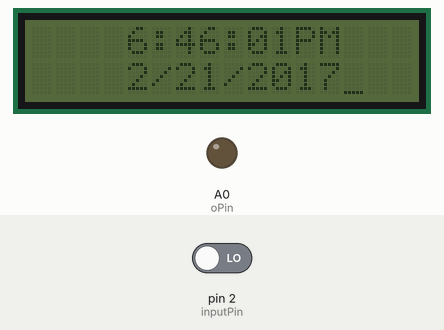
Recording of a sketch running on a simulated Arduino Uno, built with avr-gcc and run on an emulated ATmega328P. On the bench: 16×2 character LCD, output pins drawn as LEDs (lit = HIGH). The test bench sets the inputs (shaded band); at power-on: pin 2 (inputPin) LOW.

Above: at 5.6 s.
5.7 s: pin 2 (inputPin) driven HIGH
At 6.7 s:
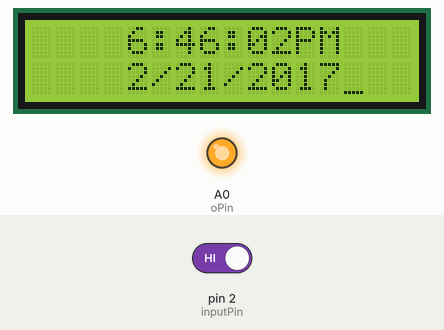
10.3 s: pin 2 (inputPin) driven LOW
At 11.7 s:
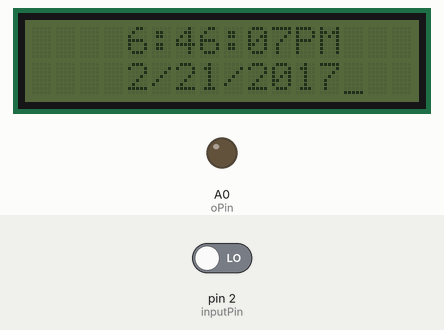
13.5 s: pin 2 (inputPin) driven HIGH
At 14.7 s:
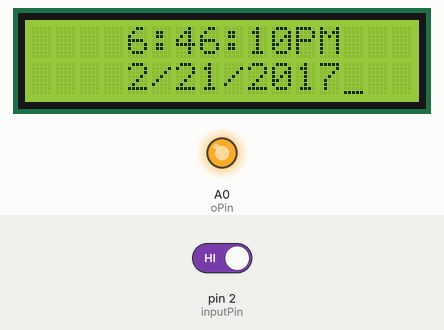
Timing chart, 0 to 16.5 s (numbered marks = the images above; inputs shaded):
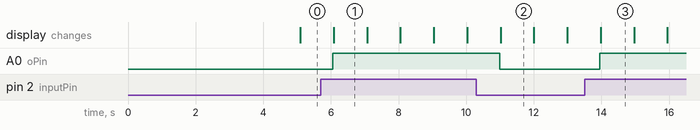

The sketch:

DClockPIR_CAM.ino
```cpp
#include <Wire.h>
#include <LiquidCrystal_I2C.h>

LiquidCrystal_I2C lcd(0x27, 16, 2);
int inputPin = 2;
int pirState = LOW;
int val = 0;
int oPin = A0;
void setup()
{
  pinMode(oPin,OUTPUT);
	lcd.begin();
        lcd.noBacklight();
}

void loop()
{
	bool blinking = true;
	lcd.cursor();
        int m=6,h=6,o=4,t=0,i=0,yy=2017,d=21,mo=2,p,s=0,st=0,q=0;
        char c='P',ht=' ';
delay(5000);
	while (1) {
                val = digitalRead(inputPin);
	              if(val == HIGH){lcd.backlight();digitalWrite(oPin,val);}
                if(val == LOW){lcd.noBacklight();digitalWrite(oPin,val);}
                if(s==9){st++;s=-1;}
                if(m==9){q++;if(q==60){m=-1;o++;q=0;}}
                if(o==6){h++;o=0;}
                if(h==3){if(ht=='1'){ht=' ';h=1;}}
                if(h==10){ht='1';h=0;}
                if(ht=='1'){i++;if(i==7200){
                if(t==0){c='A'; d++; t=1;}
                else{c='P';t=0;}i=0;}}
                if(st==6){m++;st=0;}
                if(mo==1||mo==3||mo==5||mo==7||mo==8||mo==10){if(d==32){d=1;mo++;}}
                if(mo==4||mo==6||mo==9||mo==11){if(d==31){d=1;mo++;}}
                if(mo==2){if(d==29){d=1;mo++;}}
                if(mo==12){if(d==32){d=1;mo=1;yy++;}}
                s++;
                lcd.clear();
                lcd.print("   ");
                lcd.print(ht);
                lcd.print(h);
                lcd.print(":");
                lcd.print(o);
                lcd.print(m);
                lcd.print(":");
                lcd.print(st);
                lcd.print(s);
                lcd.print(c);
                lcd.print("M");
                lcd.setCursor(0, 1);
                lcd.print("    ");
                lcd.print(mo);
                lcd.print("/");
                lcd.print(d);
                lcd.print("/");
                lcd.print(yy);
                delay(958);
	}
}
```

Measured:
- after the input at 5.7 s, A0 (oPin): LOW → HIGH after 0.35 s; the display: changes after 0.38 s (image 1)
- after the input at 10.3 s, A0 (oPin): HIGH → LOW after 0.69 s; the display: changes after 0.72 s (image 2)
- after the input at 13.5 s, A0 (oPin): LOW → HIGH after 0.45 s; the display: changes after 0.48 s (image 3)
- what the display in image 1 shows lasts 1.0 s, from 6.1 s to 7.1 s
